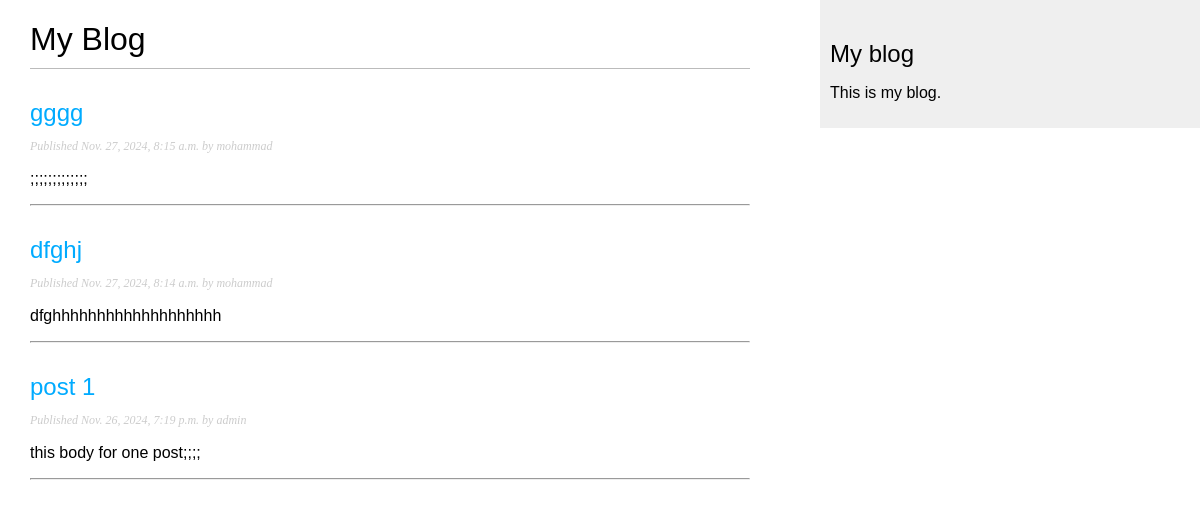
Screenshot of /blog/ with the database file from the repository.
### blog/models.py (models this page shows, shortened)
class Post(models.Model):
    class Status(models.TextChoices):
        DRAFT = 'DF','Draft'
        PUBLISHED='PB','Published'
    title=models.CharField(max_length=250)
    slug=models.CharField(max_length=250)
    author=models.ForeignKey(User,on_delete=models.CASCADE,related_name='bloge_post')
    body=models.TextField()
    publish=models.DateTimeField(default=timezone.now)
    created=models.DateTimeField(auto_now_add=True)
    updated=models.DateTimeField(auto_now=True)
    status=models.CharField(max_length=2,choices=Status.choices,default=Status.DRAFT)
    class Meta:
        ordering =['-publish']
        indexes=[
            models.Index(fields=['-publish']),
        ]

### blog/views.py (the view)
# urls.py: path('',views.post_list,name='post_list',),
def post_list(request):
    posts=Post.objects.all()
    return render(request,'blog/post/list.html',{'posts':posts})

### blog/templates/blog/post/list.html (shortened to what this page needs)
{% extends "blog/base.html" %}
{% block content %}
    <h1>My Blog</h1>
    {% for post in posts %}
        <h2>
        <a href="{% url 'blog:post_detail' post.id %}">
        {{ post.title }}
        </a>
        </h2>
        <p class="date">
        Published {{ post.publish }} by {{ post.author }}
        </p>
        {{ post.body|truncatewords:30|linebreaks }}
        <hr />
    {% endfor %}
{% endblock %}

### blog/templates/blog/base.html (shortened to what this page needs)
{% load static %}
<!DOCTYPE html>
<html>
    <head>
        <link href="{% static "css/blog.css" %}" rel="stylesheet">
    </head>
    <body>
        <div id="content">
            {% block content %}
            {% endblock %}
        </div>
        <div id="sidebar">
            <h2>My blog</h2>
            <p>This is my blog.</p>
        </div>
    </body>
</html>

### blog/static/css/blog.css (style rules this page uses)
body { margin:0; padding:0; font-family:helvetica, sans-serif; }
a { color:#00abff; text-decoration:none; }
h1 { font-weight:normal; border-bottom:1px solid #bbb; padding:0 0 10px 0; }
h2 { font-weight:normal; margin:30px 0 0; }
#content { float:left; width:60%; padding:0 0 0 30px; }
#sidebar { float:right; width:30%; padding:10px; background:#efefef; height:100%; }
p.date { color:#ccc; font-family: georgia, serif; font-size: 12px; font-style: italic; }

### rows the page displays
Post: title "gggg", publish "Nov. 27, 2024, 8:15 a.m.", author "mohammad", body ";;;;;;;;;;;;;"
Post: title "dfghj", publish "Nov. 27, 2024, 8:14 a.m.", author "mohammad", body "dfghhhhhhhhhhhhhhhhhhh"
Post: title "post 1", publish "Nov. 26, 2024, 7:19 p.m.", author "admin", body "this body for one post;;;;"
